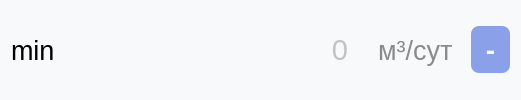
                     <widget class="QWidget" name="widget_42" native="true">
                      <property name="font">
                       <font>
                        <pointsize>36</pointsize>
                       </font>
                      </property>
                      <property name="styleSheet">
                       <string notr="true">border-radius: 8px;
background-color:rgb(248, 249, 251);
color: rgb(140, 139, 139);</string>
                      </property>
                      <layout class="QHBoxLayout" name="horizontalLayout_77">
                       <item>
                        <widget class="QLabel" name="min_syt_text">
                         <property name="minimumSize">
                          <size>
                           <width>0</width>
                           <height>0</height>
                          </size>
                         </property>
                         <property name="maximumSize">
                          <size>
                           <width>16777215</width>
                           <height>16777215</height>
                          </size>
                         </property>
                         <property name="font">
                          <font>
                           <pointsize>20</pointsize>
                          </font>
                         </property>
                         <property name="styleSheet">
                          <string notr="true">background-color:rgb(248, 249, 251);
color: rgb(0, 0, 0);
margin-right: 0px;
</string>
                         </property>
                         <property name="inputMethodHints">
                          <set>Qt::ImhNone</set>
                         </property>
                         <property name="text">
                          <string>min</string>
                         </property>
                         <property name="wordWrap">
                          <bool>true</bool>
                         </property>
                        </widget>
                       </item>
                       <item>
                        <widget class="QLineEdit" name="min_syt">
                         <property name="minimumSize">
                          <size>
                           <width>0</width>
                           <height>0</height>
                          </size>
                         </property>
                         <property name="font">
                          <font>
                           <family>MS Shell Dlg 2</family>
                           <pointsize>22</pointsize>
                           <weight>50</weight>
                           <italic>false</italic>
                           <bold>false</bold>
                           <strikeout>false</strikeout>
                          </font>
                         </property>
                         <property name="layoutDirection">
                          <enum>Qt::LeftToRight</enum>
                         </property>
                         <property name="styleSheet">
                          <string notr="true">background-color:rgb(248, 249, 251);
color: rgb(140, 139, 139);
outline: 0px;
padding-left: 10px;
margin-left: 20px;
margin-right: 10px;
border-top-left-radius: 0px;
border-bottom-left-radius: 00px;
border: none;

</string>
                         </property>
                         <property name="alignment">
                          <set>Qt::AlignRight|Qt::AlignTrailing|Qt::AlignVCenter</set>
                         </property>
                         <property name="placeholderText">
                          <string>0</string>
                         </property>
                        </widget>
                       </item>
                       <item>
                        <widget class="QLabel" name="min_syt_dim">
                         <property name="font">
                          <font>
                           <pointsize>20</pointsize>
                          </font>
                         </property>
                         <property name="styleSheet">
                          <string notr="true">margin-left: 5px;
margin-right: 5px;</string>
                         </property>
                         <property name="text">
                          <string>м³/сут</string>
                         </property>
                        </widget>
                       </item>
                       <item>
                        <widget class="QPushButton" name="clean_min_syt">
                         <property name="font">
                          <font>
                           <family>Montserrat</family>
                           <pointsize>20</pointsize>
                           <weight>75</weight>
                           <bold>true</bold>
                          </font>
                         </property>
                         <property name="styleSheet">
                          <string notr="true">QPushButton {
background-color:rgb(138, 161, 233);
color:rgb(255, 255, 255);
font-weight: 600;
border-radius: 8px;
padding: 5px 15px;
outline: 0px;
}
QPushButton:hover{
background-color: rgb(125, 143, 202);
}</string>
                         </property>
                         <property name="text">
                          <string>-</string>
                         </property>
                        </widget>
                       </item>
                      </layout>
                     </widget>
